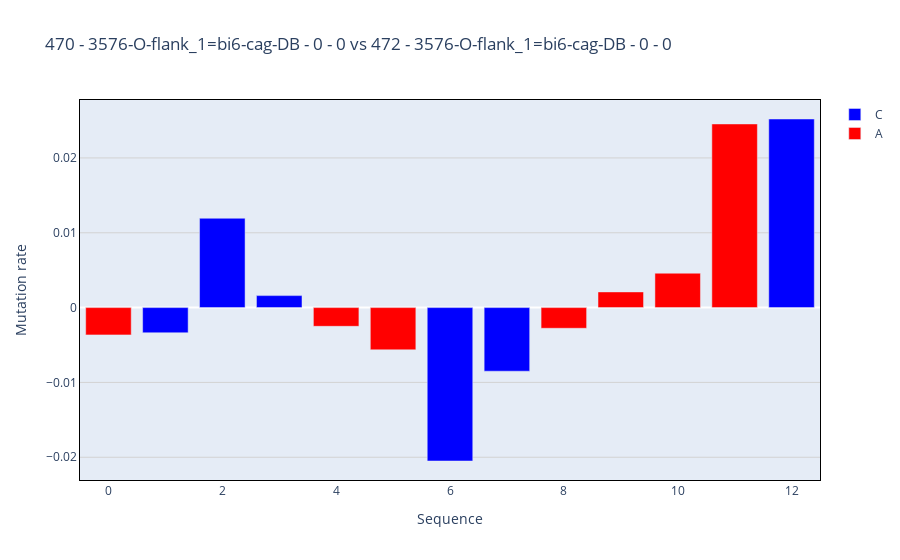

Notebook source saved alongside this figure:
### Code cell
study.mutation_fraction_delta(  
                            sample1=470,
                            sample2=472,   
                            construct1='3576-O-flank_1=bi6-cag-DB',
                            construct2='3576-O-flank_1=bi6-cag-DB',
                            base_index1=list(range(19,42)),
                            base_index2=list(range(19,42)),
                            base_type1=['A','C'],
                            base_type2=['A','C']
                            )

### Figure 1 — Plotly figure (JSON) as saved in the notebook; plotly's stock layout.template omitted (floating-point values rounded to 4 significant figures)
{"data": [{"hovertemplate": "<b>mut_rate: %{text[0]}<br><b>base: %{text[1]}<br>", "marker": {"color": "blue"}, "name": "C", "text": [[-0.003367, "C"], [0.01194, "C"], [0.001602, "C"], [-0.0205, "C"], [-0.008499, "C"], [0.0252, "C"]], "type": "bar", "x": [1, 2, 3, 6, 7, 12], "y": [-0.003367, 0.01194, 0.001602, -0.0205, -0.008499, 0.0252]}, {"hovertemplate": "<b>mut_rate: %{text[0]}<br><b>base: %{text[1]}<br>", "marker": {"color": "red"}, "name": "A", "text": [[-0.003647, "A"], [-0.002502, "A"], [-0.005645, "A"], [-0.002762, "A"], [0.002097, "A"], [0.004597, "A"], [0.02454, "A"]], "type": "bar", "x": [0, 4, 5, 8, 9, 10, 11], "y": [-0.003647, -0.002502, -0.005645, -0.002762, 0.002097, 0.004597, 0.02454]}], "layout": {"title": {"text": "470 - 3576-O-flank_1=bi6-cag-DB - 0 - 0 vs 472 - 3576-O-flank_1=bi6-cag-DB - 0 - 0"}, "xaxis": {"autorange": true, "linecolor": "black", "linewidth": 1, "mirror": true, "title": {"text": "Sequence"}}, "yaxis": {"autorange": true, "gridcolor": "lightgray", "linecolor": "black", "linewidth": 1, "mirror": true, "range": [0, 0.1], "title": {"text": "Mutation rate"}}}}
